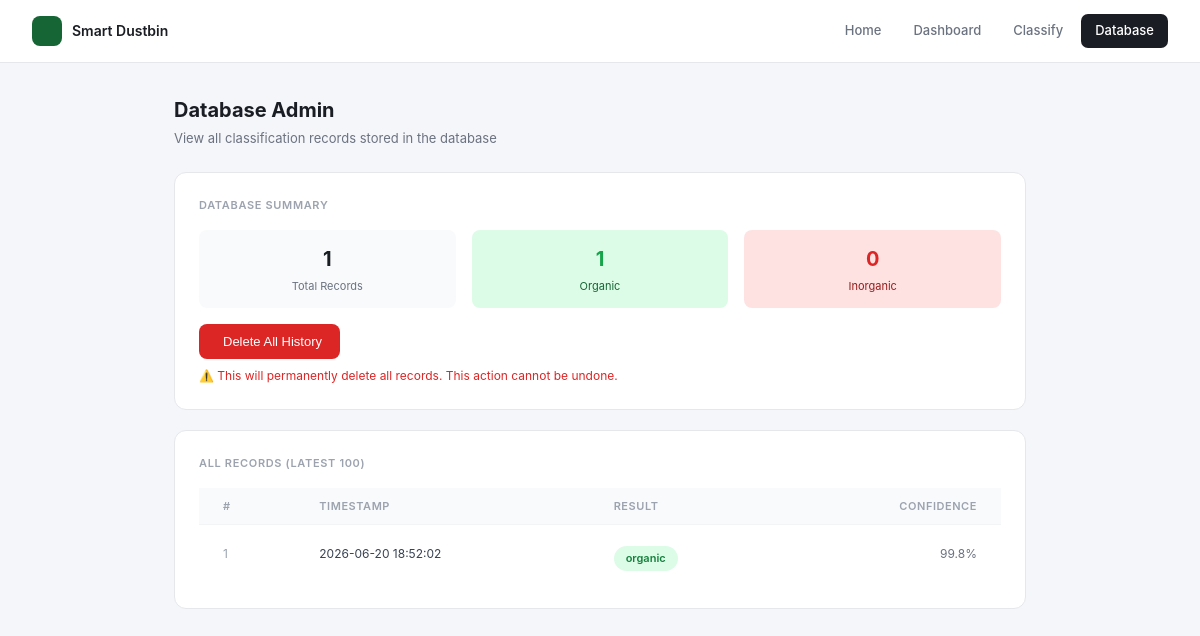
The app's page /admin, older data.
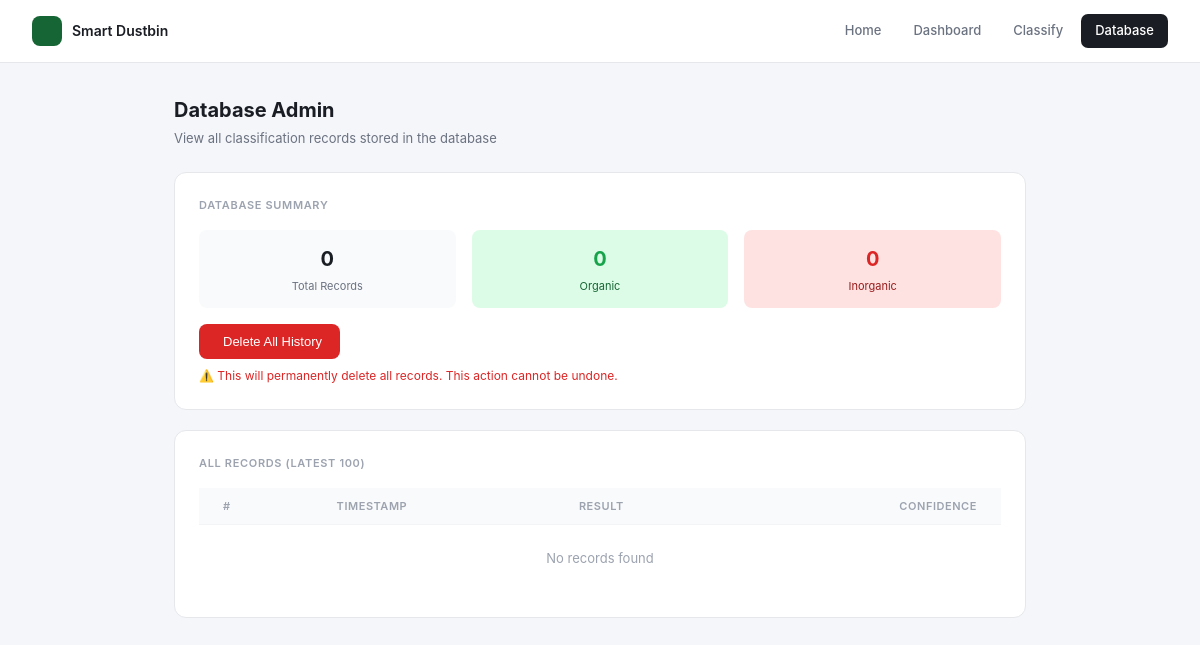
The same page, newer data.
### tables this page shows
CREATE TABLE classifications (
                id         INTEGER PRIMARY KEY AUTOINCREMENT,
                result     TEXT    NOT NULL,
                confidence TEXT    NOT NULL,
                timestamp  TEXT    NOT NULL
            );

### app/routes.py (the view)
    @app.route("/admin")
    def admin():
        counts  = get_counts()
        history = get_recent(100)
        return render_template("admin.html", counts=counts, history=history)

### app/database.py (called while the page is built)
def get_connection():
    conn = sqlite3.connect(DB_PATH)
    conn.row_factory = sqlite3.Row
    return conn

def get_recent(limit: int = 10) -> list:
    with get_connection() as conn:
        rows = conn.execute(
            "SELECT * FROM classifications ORDER BY id DESC LIMIT ?",
            (limit,)
        ).fetchall()
    return [dict(row) for row in rows]

def get_counts() -> dict:
    with get_connection() as conn:
        total     = conn.execute("SELECT COUNT(*) FROM classifications").fetchone()[0]
        organic   = conn.execute("SELECT COUNT(*) FROM classifications WHERE result = 'organic'").fetchone()[0]
        inorganic = conn.execute("SELECT COUNT(*) FROM classifications WHERE result = 'inorganic'").fetchone()[0]
    return {"total": total, "organic": organic, "inorganic": inorganic}

### templates/admin.html (shortened to what this page needs)
<!DOCTYPE html>
<html lang="en">
<head>
  <link rel="stylesheet" href="/static/style.css"/>
  <link rel="stylesheet" href="/static/upload.css"/>
  <link rel="stylesheet" href="https://cdn.jsdelivr.net/npm/@tabler/icons-webfont@latest/tabler-icons.min.css"/>
</head>
<body>
<div class="page-wrap">
  <nav class="topnav">
    <a href="/" class="nav-brand">
      <div class="nav-icon"></div>
      <span>Smart Dustbin</span>
    </a>
    <div class="nav-links">
      <a href="/" class="nav-link">Home</a>
      <a href="/dashboard" class="nav-link">Dashboard</a>
      <a href="/upload" class="nav-link">Classify</a>
      <a href="/admin" class="nav-link active">Database</a>
    </div>
  </nav>
  <div class="content">
    <div class="page-header">
      <h1>Database Admin</h1>
      <p>View all classification records stored in the database</p>
    </div>
    <div class="card">
      <div class="card-label">Database Summary</div>
      <div style="display: grid; grid-template-columns: repeat(3, 1fr); gap: 16px; margin-bottom: 16px;">
        <div style="background: #f9fafb; padding: 14px; border-radius: 8px; text-align: center;">
          <div style="font-size: 20px; font-weight: 700; color: #1a1d23;">{{ counts.total }}</div>
          <div style="font-size: 11px; color: #6b7280; margin-top: 4px;">Total Records</div>
        </div>
        <div style="background: #dcfce7; padding: 14px; border-radius: 8px; text-align: center;">
          <div style="font-size: 20px; font-weight: 700; color: #16a34a;">{{ counts.organic }}</div>
          <div style="font-size: 11px; color: #166534; margin-top: 4px;">Organic</div>
        </div>
        <div style="background: #fee2e2; padding: 14px; border-radius: 8px; text-align: center;">
          <div style="font-size: 20px; font-weight: 700; color: #dc2626;">{{ counts.inorganic }}</div>
          <div style="font-size: 11px; color: #991b1b; margin-top: 4px;">Inorganic</div>
        </div>
      </div>
      <button class="delete-btn" onclick="deleteHistory()">
         Delete All History
      </button>
      <div class="warning">⚠️ This will permanently delete all records. This action cannot be undone.</div>
    </div>
    <div class="card">
      <div class="card-label">All Records (Latest 100)</div>
      <table class="history-table" style="width: 100%;">
        <thead>
          <tr>
            <th style="text-align: left;">#</th>
            <th style="text-align: left;">Timestamp</th>
            <th style="text-align: left;">Result</th>
            <th style="text-align: right;">Confidence</th>
          </tr>
        </thead>
        <tbody>
          {% if history %}
            {% for item in history %}
              <tr>
                <td style="font-size: 12px; color: #9ca3af;">{{ item['id'] }}</td>
                <td style="font-size: 12px; color: #374151;">{{ item['timestamp'] }}</td>
                <td>
                  <span class="badge {{ item['result'] }}" style="display: inline-block;">
                    {{ item['result'] }}
                  </span>
                </td>
                <td style="font-size: 12px; color: #6b7280; text-align: right;">{{ item['confidence'] }}</td>
              </tr>
            {% endfor %}
          {% else %}
            <tr>
              <td colspan="4" style="text-align: center; padding: 24px; color: #9ca3af; font-size: 13px;">
                No records found
              </td>
            </tr>
          {% endif %}
        </tbody>
      </table>
    </div>
  </div>
</div>
</body>
</html>

Row changes from the older to the newer data that the page shows:
removed classifications: id "1", timestamp "2026-06-20 18:52:02", result "organic", confidence "99.8%"
Text that changed along with them:
{{ counts.total }}: "1" → "0"
{{ counts.organic }}: "1" → "0"
text now shown: "No records found"
